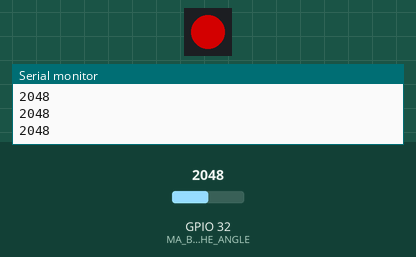
Bench run of a program on a simulated ESP32. Shown: 1 RGB LEDs in strip order, left to right, the last lines printed to the serial monitor. Inputs (shaded band) come from the test bench; at power-on: GPIO 32 (MA_BROCHE_ANGLE) = 2048. Dim RGB values are drawn brighter than linear.

Above: at 1.2 s.
1.3 s: GPIO 32 (MA_BROCHE_ANGLE) set to 19
At 2.1 s:
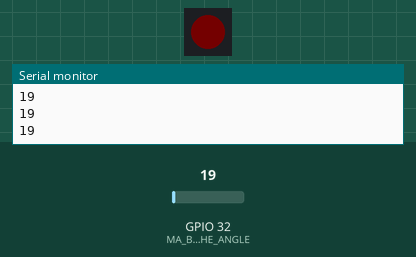
2.9 s: GPIO 32 (MA_BROCHE_ANGLE) set to 15
At 3.4 s:
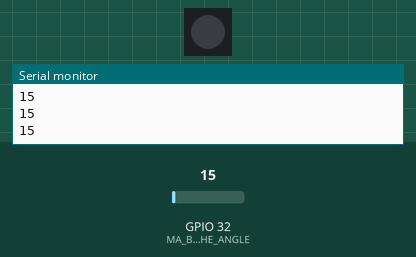
4.5 s: GPIO 32 (MA_BROCHE_ANGLE) set to 491
At 5.8 s:
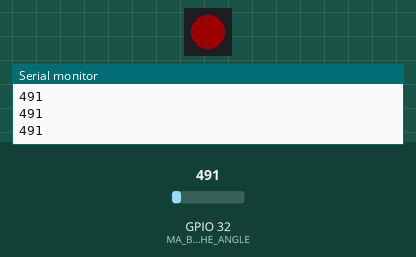
6.1 s: GPIO 32 (MA_BROCHE_ANGLE) set to 0
At 7.3 s:
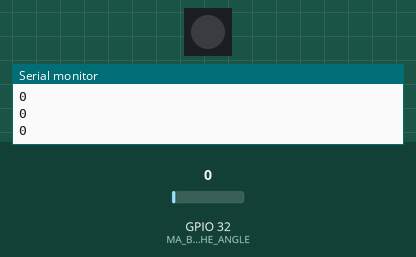
7.7 s: GPIO 32 (MA_BROCHE_ANGLE) set to 2047
At 8.7 s:
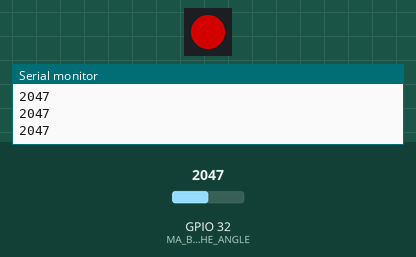
Timing chart, 0 to 10.3 s (numbered marks = the images above; inputs shaded):
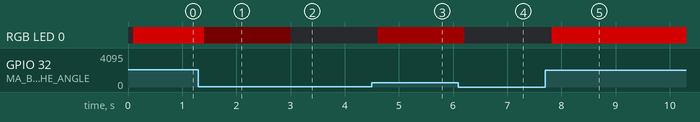

The program:

main.cpp
```cpp
#include <Arduino.h>
#include <FastLED.h>
#define MA_BROCHE_ANGLE 32


CRGB monPixel;


void setup() {

  Serial.begin(115200);

  //Communication céréale (Frosted Flakes)


  FastLED.addLeds<WS2812, 27, GRB>(&monPixel, 1);

}

void loop() {

int lectureAnalogique;
lectureAnalogique = analogRead(MA_BROCHE_ANGLE);


Serial.print(lectureAnalogique);
Serial.println();
delay(100);

// if(lectureAnalogique >= 2000){
//   monPixel = CRGB(25, 225, 50);
//   FastLED.show();
// }
// else{
//   monPixel = CRGB(0, 0, 0);
//   FastLED.show();
// }


monPixel = CRGB(((lectureAnalogique*255)/4095), 0, 0);
FastLED.show();

}
```

Measured:
- the behaviour switches between 17 and 16 on GPIO 32 (MA_BROCHE_ANGLE) (found by bisection; images 1 and 2)
- after the input at 1.3 s, RGB LED 0: RGB(127, 0, 0) → RGB(1, 0, 0) after 0.10 s
- after the input at 2.9 s, RGB LED 0: RGB(1, 0, 0) → off after 0.11 s
- after the input at 4.5 s, RGB LED 0: off → RGB(30, 0, 0) after 0.11 s
- after the input at 6.1 s, RGB LED 0: RGB(30, 0, 0) → off after 0.11 s
- after the input at 7.7 s, RGB LED 0: off → RGB(127, 0, 0) after 0.12 s
